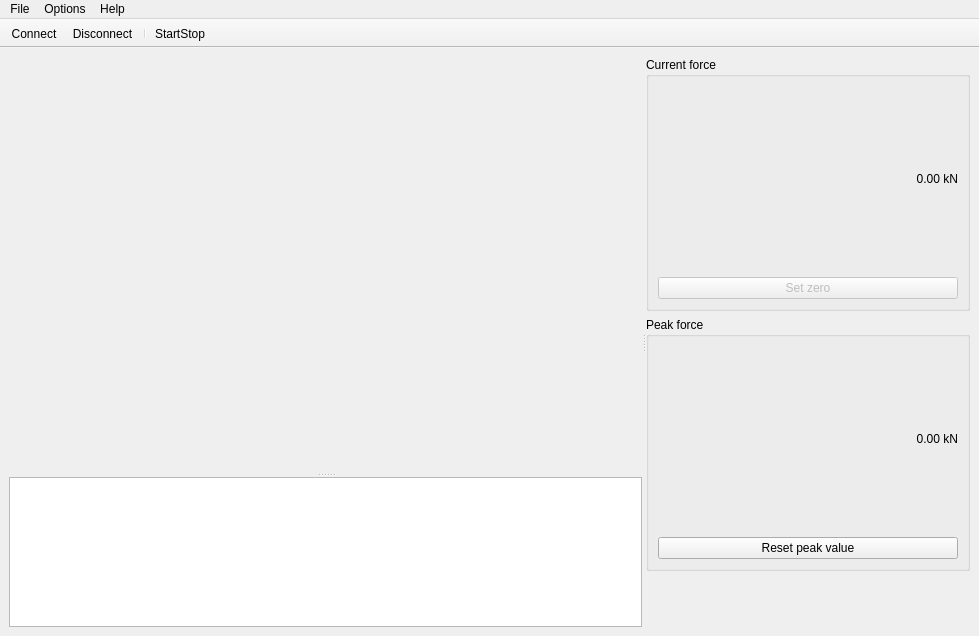
<?xml version="1.0" encoding="UTF-8"?>
<ui version="4.0">
 <class>MainWindow</class>
 <widget class="QMainWindow" name="MainWindow">
  <property name="geometry">
   <rect>
    <x>0</x>
    <y>0</y>
    <width>979</width>
    <height>636</height>
   </rect>
  </property>
  <property name="windowTitle">
   <string>LineScale GUI</string>
  </property>
  <property name="windowIcon">
   <iconset>
    <normalon>:/linescaleGUI/logo/logo.png</normalon>
   </iconset>
  </property>
  <widget class="QWidget" name="centralwidget">
   <property name="sizePolicy">
    <sizepolicy hsizetype="Preferred" vsizetype="Preferred">
     <horstretch>0</horstretch>
     <verstretch>0</verstretch>
    </sizepolicy>
   </property>
   <layout class="QVBoxLayout" name="verticalLayout_5">
    <property name="spacing">
     <number>6</number>
    </property>
    <item>
     <widget class="QSplitter" name="splitterCentral">
      <property name="sizePolicy">
       <sizepolicy hsizetype="Preferred" vsizetype="Preferred">
        <horstretch>0</horstretch>
        <verstretch>0</verstretch>
       </sizepolicy>
      </property>
      <property name="frameShape">
       <enum>QFrame::NoFrame</enum>
      </property>
      <property name="orientation">
       <enum>Qt::Horizontal</enum>
      </property>
      <property name="childrenCollapsible">
       <bool>false</bool>
      </property>
      <widget class="QWidget" name="widgetLeft" native="true">
       <property name="sizePolicy">
        <sizepolicy hsizetype="Expanding" vsizetype="Preferred">
         <horstretch>1</horstretch>
         <verstretch>0</verstretch>
        </sizepolicy>
       </property>
       <layout class="QVBoxLayout" name="verticalLayout">
        <property name="spacing">
         <number>6</number>
        </property>
        <property name="leftMargin">
         <number>0</number>
        </property>
        <property name="topMargin">
         <number>0</number>
        </property>
        <property name="rightMargin">
         <number>0</number>
        </property>
        <property name="bottomMargin">
         <number>0</number>
        </property>
        <item>
         <widget class="QSplitter" name="splitterLeft">
          <property name="sizePolicy">
           <sizepolicy hsizetype="Preferred" vsizetype="Preferred">
            <horstretch>0</horstretch>
            <verstretch>0</verstretch>
           </sizepolicy>
          </property>
          <property name="orientation">
           <enum>Qt::Vertical</enum>
          </property>
          <property name="opaqueResize">
           <bool>true</bool>
          </property>
          <property name="childrenCollapsible">
           <bool>false</bool>
          </property>
          <widget class="QWidget" name="widgetChart" native="true">
           <property name="sizePolicy">
            <sizepolicy hsizetype="Preferred" vsizetype="Expanding">
             <horstretch>0</horstretch>
             <verstretch>0</verstretch>
            </sizepolicy>
           </property>
          </widget>
          <widget class="QTextBrowser" name="textBrowserLog">
           <property name="sizePolicy">
            <sizepolicy hsizetype="Preferred" vsizetype="Preferred">
             <horstretch>0</horstretch>
             <verstretch>0</verstretch>
            </sizepolicy>
           </property>
           <property name="maximumSize">
            <size>
             <width>16777215</width>
             <height>150</height>
            </size>
           </property>
          </widget>
         </widget>
        </item>
       </layout>
      </widget>
      <widget class="QWidget" name="widgetRight" native="true">
       <property name="sizePolicy">
        <sizepolicy hsizetype="Preferred" vsizetype="Preferred">
         <horstretch>0</horstretch>
         <verstretch>0</verstretch>
        </sizepolicy>
       </property>
       <layout class="QVBoxLayout" name="layoutRight" stretch="0,0,0">
        <property name="spacing">
         <number>6</number>
        </property>
        <property name="sizeConstraint">
         <enum>QLayout::SetMinimumSize</enum>
        </property>
        <property name="leftMargin">
         <number>0</number>
        </property>
        <property name="topMargin">
         <number>0</number>
        </property>
        <property name="rightMargin">
         <number>0</number>
        </property>
        <property name="bottomMargin">
         <number>0</number>
        </property>
        <item>
         <widget class="QGroupBox" name="groupCurrent">
          <property name="sizePolicy">
           <sizepolicy hsizetype="Preferred" vsizetype="Preferred">
            <horstretch>0</horstretch>
            <verstretch>2</verstretch>
           </sizepolicy>
          </property>
          <property name="baseSize">
           <size>
            <width>0</width>
            <height>0</height>
           </size>
          </property>
          <property name="title">
           <string>Current force</string>
          </property>
          <layout class="QVBoxLayout" name="verticalLayout_3">
           <item>
            <widget class="QLabel" name="lblCurrentForce">
             <property name="minimumSize">
              <size>
               <width>300</width>
               <height>0</height>
              </size>
             </property>
             <property name="baseSize">
              <size>
               <width>0</width>
               <height>0</height>
              </size>
             </property>
             <property name="styleSheet">
              <string notr="true">font: 700 48pt &quot;Segoe UI&quot;;</string>
             </property>
             <property name="text">
              <string>0.00 kN</string>
             </property>
             <property name="alignment">
              <set>Qt::AlignRight|Qt::AlignTrailing|Qt::AlignVCenter</set>
             </property>
            </widget>
           </item>
           <item>
            <widget class="QPushButton" name="btnSetZero">
             <property name="enabled">
              <bool>false</bool>
             </property>
             <property name="sizePolicy">
              <sizepolicy hsizetype="Preferred" vsizetype="Fixed">
               <horstretch>0</horstretch>
               <verstretch>0</verstretch>
              </sizepolicy>
             </property>
             <property name="baseSize">
              <size>
               <width>0</width>
               <height>0</height>
              </size>
             </property>
             <property name="text">
              <string>Set zero</string>
             </property>
            </widget>
           </item>
          </layout>
         </widget>
        </item>
        <item>
         <widget class="QGroupBox" name="groupPeak">
          <property name="sizePolicy">
           <sizepolicy hsizetype="Preferred" vsizetype="Preferred">
            <horstretch>0</horstretch>
            <verstretch>2</verstretch>
           </sizepolicy>
          </property>
          <property name="baseSize">
           <size>
            <width>0</width>
            <height>0</height>
           </size>
          </property>
          <property name="title">
           <string>Peak force</string>
          </property>
          <layout class="QVBoxLayout" name="verticalLayout_2">
           <item>
            <widget class="QLabel" name="lblPeakForce">
             <property name="sizePolicy">
              <sizepolicy hsizetype="Preferred" vsizetype="Preferred">
               <horstretch>0</horstretch>
               <verstretch>0</verstretch>
              </sizepolicy>
             </property>
             <property name="baseSize">
              <size>
               <width>0</width>
               <height>0</height>
              </size>
             </property>
             <property name="styleSheet">
              <string notr="true">font: 700 48pt &quot;Segoe UI&quot;;</string>
             </property>
             <property name="text">
              <string>0.00 kN</string>
             </property>
             <property name="alignment">
              <set>Qt::AlignRight|Qt::AlignTrailing|Qt::AlignVCenter</set>
             </property>
            </widget>
           </item>
           <item>
            <widget class="QPushButton" name="btnResetPeak">
             <property name="sizePolicy">
              <sizepolicy hsizetype="Preferred" vsizetype="Fixed">
               <horstretch>0</horstretch>
               <verstretch>0</verstretch>
              </sizepolicy>
             </property>
             <property name="baseSize">
              <size>
               <width>0</width>
               <height>0</height>
              </size>
             </property>
             <property name="text">
              <string>Reset peak value</string>
             </property>
            </widget>
           </item>
          </layout>
         </widget>
        </item>
        <item>
         <widget class="ConnectionWidget" name="widgetConnection" native="true">
          <property name="minimumSize">
           <size>
            <width>0</width>
            <height>50</height>
           </size>
          </property>
         </widget>
        </item>
       </layout>
      </widget>
     </widget>
    </item>
   </layout>
  </widget>
  <widget class="QMenuBar" name="menuBar">
   <property name="geometry">
    <rect>
     <x>0</x>
     <y>0</y>
     <width>979</width>
     <height>22</height>
    </rect>
   </property>
   <widget class="QMenu" name="menuFile">
    <property name="title">
     <string>File</string>
    </property>
    <addaction name="actionExit"/>
   </widget>
   <widget class="QMenu" name="menuHelp">
    <property name="title">
     <string>Help</string>
    </property>
    <addaction name="actionAbout"/>
    <addaction name="actionAbout_Qt"/>
    <addaction name="separator"/>
    <addaction name="actionGitHub"/>
   </widget>
   <widget class="QMenu" name="menuOptions">
    <property name="title">
     <string>Options</string>
    </property>
    <addaction name="actionDebug"/>
    <addaction name="actionShowLog"/>
   </widget>
   <addaction name="menuFile"/>
   <addaction name="menuOptions"/>
   <addaction name="menuHelp"/>
  </widget>
  <widget class="QToolBar" name="toolBar">
   <property name="windowTitle">
    <string>toolBar</string>
   </property>
   <property name="movable">
    <bool>false</bool>
   </property>
   <attribute name="toolBarArea">
    <enum>TopToolBarArea</enum>
   </attribute>
   <attribute name="toolBarBreak">
    <bool>false</bool>
   </attribute>
   <addaction name="actionConnect"/>
   <addaction name="actionDisconnect"/>
   <addaction name="separator"/>
   <addaction name="actionStartStop"/>
  </widget>
  <action name="actionExit">
   <property name="text">
    <string>Exit</string>
   </property>
  </action>
  <action name="actionAbout">
   <property name="text">
    <string>About</string>
   </property>
   <property name="shortcut">
    <string>F1</string>
   </property>
  </action>
  <action name="actionAbout_Qt">
   <property name="text">
    <string>About Qt</string>
   </property>
  </action>
  <action name="actionGitHub">
   <property name="text">
    <string>GitHub</string>
   </property>
  </action>
  <action name="actionDebug">
   <property name="checkable">
    <bool>false</bool>
   </property>
   <property name="text">
    <string>Debug</string>
   </property>
  </action>
  <action name="actionStartStop">
   <property name="icon">
    <iconset resource="../../assets/resource.qrc">
     <normaloff>:/linescaleGUI/icons/start.png</normaloff>:/linescaleGUI/icons/start.png</iconset>
   </property>
   <property name="text">
    <string>StartStop</string>
   </property>
  </action>
  <action name="actionDisconnect">
   <property name="icon">
    <iconset resource="../../assets/resource.qrc">
     <normaloff>:/linescaleGUI/icons/disconnect.png</normaloff>:/linescaleGUI/icons/disconnect.png</iconset>
   </property>
   <property name="text">
    <string>Disconnect</string>
   </property>
   <property name="toolTip">
    <string>Disconnect from device</string>
   </property>
  </action>
  <action name="actionShowLog">
   <property name="checkable">
    <bool>true</bool>
   </property>
   <property name="checked">
    <bool>true</bool>
   </property>
   <property name="text">
    <string>Show Log</string>
   </property>
  </action>
  <action name="actionConnect">
   <property name="icon">
    <iconset resource="../../assets/resource.qrc">
     <normaloff>:/linescaleGUI/icons/connect.png</normaloff>:/linescaleGUI/icons/connect.png</iconset>
   </property>
   <property name="text">
    <string>Connect</string>
   </property>
   <property name="toolTip">
    <string>Connect to a device</string>
   </property>
  </action>
 </widget>
 <customwidgets>
  <customwidget>
   <class>ConnectionWidget</class>
   <extends>QWidget</extends>
   <header location="global">gui/connectionWidget.h</header>
   <container>1</container>
  </customwidget>
 </customwidgets>
 <resources>
  <include location="../../assets/resource.qrc"/>
 </resources>
 <connections/>
</ui>
